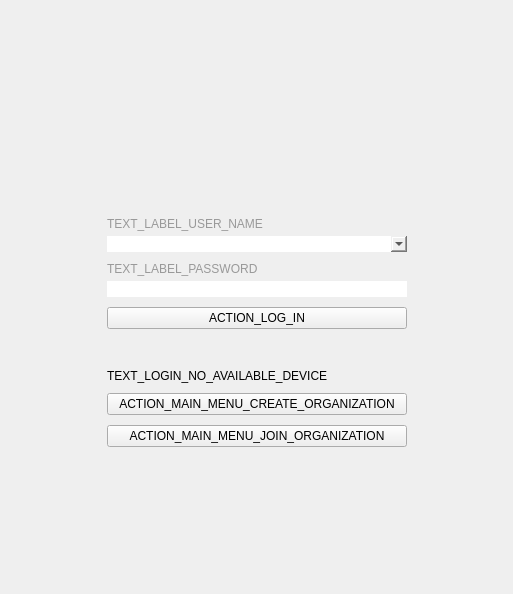
<?xml version="1.0" encoding="UTF-8"?>
<ui version="4.0">
 <class>LoginWidget</class>
 <widget class="QWidget" name="LoginWidget">
  <property name="geometry">
   <rect>
    <x>0</x>
    <y>0</y>
    <width>513</width>
    <height>594</height>
   </rect>
  </property>
  <property name="sizePolicy">
   <sizepolicy hsizetype="Expanding" vsizetype="Expanding">
    <horstretch>0</horstretch>
    <verstretch>0</verstretch>
   </sizepolicy>
  </property>
  <property name="minimumSize">
   <size>
    <width>0</width>
    <height>0</height>
   </size>
  </property>
  <property name="windowTitle">
   <string>Form</string>
  </property>
  <property name="autoFillBackground">
   <bool>false</bool>
  </property>
  <property name="styleSheet">
   <string notr="true">#line_edit_password, #combo_username {
    border: none;
}

#label_username, #label_password {
    color: #999999;
}

#button_login {
	text-transform: uppercase;
}</string>
  </property>
  <layout class="QHBoxLayout" name="horizontalLayout">
   <property name="leftMargin">
    <number>0</number>
   </property>
   <property name="topMargin">
    <number>0</number>
   </property>
   <property name="rightMargin">
    <number>0</number>
   </property>
   <property name="bottomMargin">
    <number>0</number>
   </property>
   <item>
    <spacer name="horizontalSpacer">
     <property name="orientation">
      <enum>Qt::Horizontal</enum>
     </property>
     <property name="sizeHint" stdset="0">
      <size>
       <width>40</width>
       <height>20</height>
      </size>
     </property>
    </spacer>
   </item>
   <item>
    <layout class="QVBoxLayout" name="verticalLayout">
     <property name="leftMargin">
      <number>0</number>
     </property>
     <property name="topMargin">
      <number>0</number>
     </property>
     <property name="rightMargin">
      <number>0</number>
     </property>
     <property name="bottomMargin">
      <number>0</number>
     </property>
     <item>
      <spacer name="verticalSpacer">
       <property name="orientation">
        <enum>Qt::Vertical</enum>
       </property>
       <property name="sizeType">
        <enum>QSizePolicy::Expanding</enum>
       </property>
       <property name="sizeHint" stdset="0">
        <size>
         <width>20</width>
         <height>40</height>
        </size>
       </property>
      </spacer>
     </item>
     <item>
      <widget class="QWidget" name="widget" native="true">
       <property name="minimumSize">
        <size>
         <width>300</width>
         <height>300</height>
        </size>
       </property>
       <property name="maximumSize">
        <size>
         <width>300</width>
         <height>300</height>
        </size>
       </property>
       <layout class="QVBoxLayout" name="verticalLayout_3">
        <property name="spacing">
         <number>30</number>
        </property>
        <property name="leftMargin">
         <number>0</number>
        </property>
        <property name="topMargin">
         <number>0</number>
        </property>
        <property name="rightMargin">
         <number>0</number>
        </property>
        <property name="bottomMargin">
         <number>0</number>
        </property>
        <item>
         <layout class="QHBoxLayout" name="horizontalLayout_2">
          <item>
           <spacer name="horizontalSpacer_3">
            <property name="orientation">
             <enum>Qt::Horizontal</enum>
            </property>
            <property name="sizeHint" stdset="0">
             <size>
              <width>40</width>
              <height>20</height>
             </size>
            </property>
           </spacer>
          </item>
          <item>
           <widget class="QLabel" name="label_3">
            <property name="minimumSize">
             <size>
              <width>230</width>
              <height>40</height>
             </size>
            </property>
            <property name="maximumSize">
             <size>
              <width>230</width>
              <height>40</height>
             </size>
            </property>
            <property name="text">
             <string/>
            </property>
            <property name="pixmap">
             <pixmap resource="../rc/resources.qrc">:/logos/images/logos/guardata.png</pixmap>
            </property>
            <property name="scaledContents">
             <bool>true</bool>
            </property>
           </widget>
          </item>
          <item>
           <spacer name="horizontalSpacer_4">
            <property name="orientation">
             <enum>Qt::Horizontal</enum>
            </property>
            <property name="sizeHint" stdset="0">
             <size>
              <width>40</width>
              <height>20</height>
             </size>
            </property>
           </spacer>
          </item>
         </layout>
        </item>
        <item>
         <widget class="QWidget" name="widget_login" native="true">
          <property name="focusPolicy">
           <enum>Qt::NoFocus</enum>
          </property>
          <layout class="QVBoxLayout" name="verticalLayout_6">
           <property name="spacing">
            <number>0</number>
           </property>
           <property name="leftMargin">
            <number>0</number>
           </property>
           <property name="topMargin">
            <number>0</number>
           </property>
           <property name="rightMargin">
            <number>0</number>
           </property>
           <property name="bottomMargin">
            <number>0</number>
           </property>
           <item>
            <layout class="QVBoxLayout" name="verticalLayout_2">
             <property name="spacing">
              <number>10</number>
             </property>
             <item>
              <layout class="QVBoxLayout" name="verticalLayout_4">
               <property name="spacing">
                <number>5</number>
               </property>
               <item>
                <widget class="QLabel" name="label_username">
                 <property name="text">
                  <string>TEXT_LABEL_USER_NAME</string>
                 </property>
                </widget>
               </item>
               <item>
                <widget class="ComboBox" name="combo_username"/>
               </item>
              </layout>
             </item>
             <item>
              <layout class="QVBoxLayout" name="verticalLayout_5">
               <property name="spacing">
                <number>5</number>
               </property>
               <item>
                <widget class="QLabel" name="label_password">
                 <property name="text">
                  <string>TEXT_LABEL_PASSWORD</string>
                 </property>
                </widget>
               </item>
               <item>
                <widget class="QLineEdit" name="line_edit_password">
                 <property name="echoMode">
                  <enum>QLineEdit::Password</enum>
                 </property>
                </widget>
               </item>
              </layout>
             </item>
             <item>
              <widget class="QPushButton" name="button_login">
               <property name="cursor">
                <cursorShape>PointingHandCursor</cursorShape>
               </property>
               <property name="text">
                <string>ACTION_LOG_IN</string>
               </property>
              </widget>
             </item>
             <item>
              <spacer name="verticalSpacer_3">
               <property name="orientation">
                <enum>Qt::Vertical</enum>
               </property>
               <property name="sizeHint" stdset="0">
                <size>
                 <width>20</width>
                 <height>40</height>
                </size>
               </property>
              </spacer>
             </item>
            </layout>
           </item>
          </layout>
         </widget>
        </item>
        <item>
         <widget class="QWidget" name="widget_no_device" native="true">
          <layout class="QVBoxLayout" name="verticalLayout_7">
           <property name="spacing">
            <number>10</number>
           </property>
           <property name="leftMargin">
            <number>0</number>
           </property>
           <property name="topMargin">
            <number>0</number>
           </property>
           <property name="rightMargin">
            <number>0</number>
           </property>
           <property name="bottomMargin">
            <number>0</number>
           </property>
           <item>
            <widget class="QLabel" name="label_no_device">
             <property name="text">
              <string>TEXT_LOGIN_NO_AVAILABLE_DEVICE</string>
             </property>
             <property name="alignment">
              <set>Qt::AlignJustify|Qt::AlignVCenter</set>
             </property>
             <property name="wordWrap">
              <bool>true</bool>
             </property>
            </widget>
           </item>
           <item>
            <widget class="QPushButton" name="button_create_org">
             <property name="focusPolicy">
              <enum>Qt::ClickFocus</enum>
             </property>
             <property name="text">
              <string>ACTION_MAIN_MENU_CREATE_ORGANIZATION</string>
             </property>
            </widget>
           </item>
           <item>
            <widget class="QPushButton" name="button_join_org">
             <property name="focusPolicy">
              <enum>Qt::ClickFocus</enum>
             </property>
             <property name="text">
              <string>ACTION_MAIN_MENU_JOIN_ORGANIZATION</string>
             </property>
            </widget>
           </item>
          </layout>
         </widget>
        </item>
       </layout>
      </widget>
     </item>
     <item>
      <spacer name="verticalSpacer_2">
       <property name="orientation">
        <enum>Qt::Vertical</enum>
       </property>
       <property name="sizeHint" stdset="0">
        <size>
         <width>20</width>
         <height>40</height>
        </size>
       </property>
      </spacer>
     </item>
    </layout>
   </item>
   <item>
    <spacer name="horizontalSpacer_2">
     <property name="orientation">
      <enum>Qt::Horizontal</enum>
     </property>
     <property name="sizeHint" stdset="0">
      <size>
       <width>40</width>
       <height>20</height>
      </size>
     </property>
    </spacer>
   </item>
  </layout>
 </widget>
 <customwidgets>
  <customwidget>
   <class>ComboBox</class>
   <extends>QComboBox</extends>
   <header>parsec.core.gui.custom_widgets</header>
  </customwidget>
 </customwidgets>
 <resources>
  <include location="../rc/resources.qrc"/>
 </resources>
 <connections/>
</ui>
